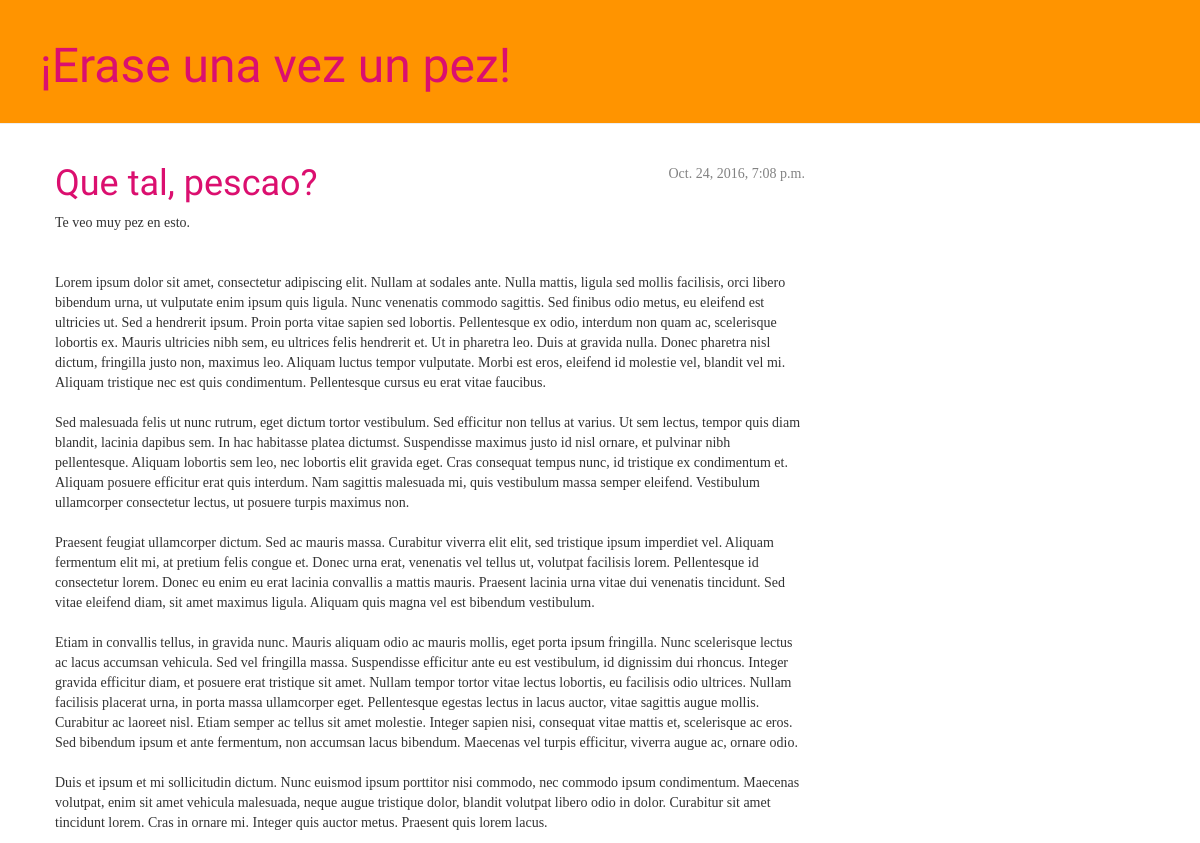
The app's page /post/1/ with its own data.
### blog/views.py (the view)
# urls.py: url(r'^post/(?P<post_id>[0-9]+)/$', views.post_detail,name='post_detail'),
def post_detail(request, post_id):
        post = get_object_or_404(Post, pk=post_id)
        return render(request, 'blog/post_detail.html', {'post': post})

### blog/templates/blog/post_detail.html
 {% extends 'blog/base.html' %}
 {% block content %}
  <div class="post">
    {% if post.published_date %}
      <div class="date">
        {{ post.published_date}}
      </div>
    {% endif %}
    <h1>{{ post.title }}</h1>
    <p>{{ post.text|linebreaksbr }}</p>
  </div>
{% endblock %}

### blog/static/css/blog.css (style rules this page uses)
h1, h2, h3, h4 { font-family: 'Oswald', serif; color: #DB0F6F; }
.date { float: right; color: #828282; }
.post { font-family: 'Cormorant Garamond', serif; }

### records on screen
Post: published_date "Oct. 24, 2016, 7:08 p.m.", title "Que tal, pescao?", text "Te veo muy pez en esto. Lorem ipsum dolor sit amet, consectetur adipiscing elit. Nullam at sodales ante. Nulla mattis, ligula sed mollis facilisis, orci libero bibendum urna, ut vulputate enim ipsum quis ligula. Nunc venenatis commodo sagittis. Sed finibus odio metus, eu eleifend est ultricies ut. Sed a hendrerit ipsum. Proin porta vitae sapien sed lobortis. Pellentesque ex odio, interdum non quam ac, scelerisque lobortis ex. Mauris ultricies nibh sem, eu ultrices felis hendrerit et. Ut in pharetra leo. Duis at gravida nulla. Donec pharetra nisl dictum, fringilla justo non, maximus leo. Aliquam luctus tempor vulputate. Morbi est eros, eleifend id molestie vel, blandit vel mi. Aliquam…"
